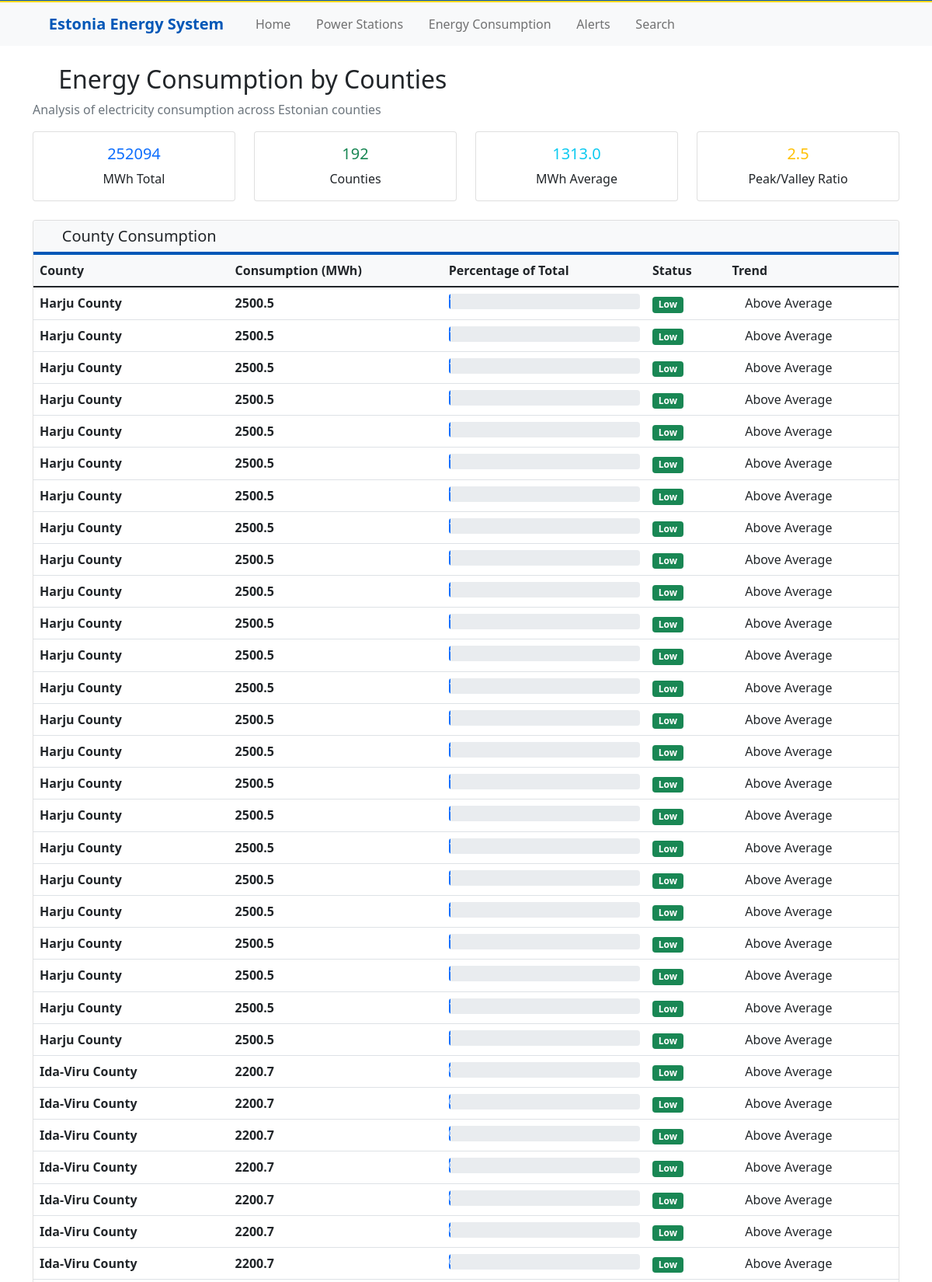
The app's page /consumption (upper part) with its own data.
### tables this page shows
CREATE TABLE energy_consumption (
                id INTEGER PRIMARY KEY AUTOINCREMENT,
                region TEXT NOT NULL,
                consumption_mwh REAL NOT NULL,
                timestamp TIMESTAMP DEFAULT CURRENT_TIMESTAMP
            );

### app/routes/main_routes.py (the view)
@router.get("/consumption", response_class=HTMLResponse)
async def consumption_page(request: Request):
    consumption = db.get_all_consumption()
    stats = db.get_system_statistics()
    return templates.TemplateResponse("consumption.html", {
        "request": request,
        "consumption": consumption,
        "stats": stats
    })

### templates/consumption.html (shortened to what this page needs)
{% extends "base.html" %}
{% block content %}
<div class="row">
    <div class="col-12">
        <h2><i class="fas fa-chart-line"></i> Energy Consumption by Counties</h2>
        <p class="text-muted">Analysis of electricity consumption across Estonian counties</p>
    </div>
</div>
{% if stats %}
<div class="row mb-4">
    <div class="col-md-3">
        <div class="card text-center">
            <div class="card-body">
                <h5 class="card-title text-primary">{{ "%.0f"|format(stats.total_consumption) }}</h5>
                <p class="card-text">MWh Total</p>
            </div>
        </div>
    </div>
    <div class="col-md-3">
        <div class="card text-center">
            <div class="card-body">
                <h5 class="card-title text-success">{{ consumption|length }}</h5>
                <p class="card-text">Counties</p>
            </div>
        </div>
    </div>
    <div class="col-md-3">
        <div class="card text-center">
            <div class="card-body">
                <h5 class="card-title text-info">{{ "%.1f"|format(stats.total_consumption / consumption|length) }}</h5>
                <p class="card-text">MWh Average</p>
            </div>
        </div>
    </div>
    <div class="col-md-3">
        <div class="card text-center">
            <div class="card-body">
                <h5 class="card-title text-warning">2.5</h5>
                <p class="card-text">Peak/Valley Ratio</p>
            </div>
        </div>
    </div>
</div>
{% endif %}
<div class="row">
    <div class="col-12">
        <div class="card">
            <div class="card-header">
                    <h5 class="mb-0">
                        <i class="fas fa-list"></i> County Consumption
                    </h5>
            </div>
            <div class="card-body p-0">
                <div class="table-responsive">
                    <table class="table table-hover mb-0">
                        <thead>
                            <tr>
                                <th>County</th>
                                <th>Consumption (MWh)</th>
                                <th>Percentage of Total</th>
                                <th>Status</th>
                                <th>Trend</th>
                            </tr>
                        </thead>
                        <tbody>
                            {% set total_consumption = consumption|sum(attribute='2') %}
                            {% for item in consumption %}
                            {% set percentage = (item[2] / total_consumption * 100) %}
                            <tr>
                                <td>
                                    <strong>{{ item[1] }}</strong>
                                </td>
                                <td>
                                    <span class="fw-bold">{{ "%.1f"|format(item[2]) }}</span>
                                </td>
                                <td>
                                    <div class="progress" style="height: 20px;">
                                        <div class="progress-bar" role="progressbar"
                                             style="width: {{ percentage }}%"
                                             aria-valuenow="{{ percentage }}"
                                             aria-valuemin="0"
                                             aria-valuemax="100">
                                        </div>
                                    </div>
                                </td>
                                <td>
                                    {% if percentage > 20 %}
                                        <span class="badge bg-danger">High</span>
                                    {% elif percentage > 10 %}
                                        <span class="badge bg-warning">Medium</span>
                                    {% else %}
                                        <span class="badge bg-success">Low</span>
                                    {% endif %}
                                </td>
                                <td>
                                    {% if item[2] > (total_consumption / consumption|length) %}
                                        <i class="fas fa-arrow-up text-danger"></i> Above Average
                                    {% else %}
                                        <i class="fas fa-arrow-down text-success"></i> Below Average
                                    {% endif %}
                                </td>
                            </tr>
                            {% endfor %}
                        </tbody>
                    </table>
                </div>
            </div>
        </div>
    </div>
</div>
{% endblock %}

### templates/base.html (style rules this page uses)
.card-header { background-color: #f8f9fa; border-bottom: 2px solid #0057b7; }
.table th { background-color: #f8f9fa; border-top: 2px solid #0057b7; }

### records on screen
energy_consumption: region "Harju County", consumption_mwh "2500.5", {{ percentage }} 0.9918934871809532 (drawn), shows "Above Average"
energy_consumption: region "Harju County", consumption_mwh "2500.5", {{ percentage }} 0.9918934871809532 (drawn), shows "Above Average"
energy_consumption: region "Harju County", consumption_mwh "2500.5", {{ percentage }} 0.9918934871809532 (drawn), shows "Above Average"
energy_consumption: region "Harju County", consumption_mwh "2500.5", {{ percentage }} 0.9918934871809532 (drawn), shows "Above Average"
energy_consumption: region "Harju County", consumption_mwh "2500.5", {{ percentage }} 0.9918934871809532 (drawn), shows "Above Average"
energy_consumption: region "Harju County", consumption_mwh "2500.5", {{ percentage }} 0.9918934871809532 (drawn), shows "Above Average"
energy_consumption: region "Harju County", consumption_mwh "2500.5", {{ percentage }} 0.9918934871809532 (drawn), shows "Above Average"
energy_consumption: region "Harju County", consumption_mwh "2500.5", {{ percentage }} 0.9918934871809532 (drawn), shows "Above Average"
energy_consumption: region "Harju County", consumption_mwh "2500.5", {{ percentage }} 0.9918934871809532 (drawn), shows "Above Average"
energy_consumption: region "Harju County", consumption_mwh "2500.5", {{ percentage }} 0.9918934871809532 (drawn), shows "Above Average"
energy_consumption: region "Harju County", consumption_mwh "2500.5", {{ percentage }} 0.9918934871809532 (drawn), shows "Above Average"
energy_consumption: region "Harju County", consumption_mwh "2500.5", {{ percentage }} 0.9918934871809532 (drawn), shows "Above Average"
energy_consumption: region "Harju County", consumption_mwh "2500.5", {{ percentage }} 0.9918934871809532 (drawn), shows "Above Average"
energy_consumption: region "Harju County", consumption_mwh "2500.5", {{ percentage }} 0.9918934871809532 (drawn), shows "Above Average"
energy_consumption: region "Harju County", consumption_mwh "2500.5", {{ percentage }} 0.9918934871809532 (drawn), shows "Above Average"
energy_consumption: region "Harju County", consumption_mwh "2500.5", {{ percentage }} 0.9918934871809532 (drawn), shows "Above Average"
energy_consumption: region "Harju County", consumption_mwh "2500.5", {{ percentage }} 0.9918934871809532 (drawn), shows "Above Average"
energy_consumption: region "Harju County", consumption_mwh "2500.5", {{ percentage }} 0.9918934871809532 (drawn), shows "Above Average"
energy_consumption: region "Harju County", consumption_mwh "2500.5", {{ percentage }} 0.9918934871809532 (drawn), shows "Above Average"
energy_consumption: region "Harju County", consumption_mwh "2500.5", {{ percentage }} 0.9918934871809532 (drawn), shows "Above Average"
energy_consumption: region "Harju County", consumption_mwh "2500.5", {{ percentage }} 0.9918934871809532 (drawn), shows "Above Average"
energy_consumption: region "Harju County", consumption_mwh "2500.5", {{ percentage }} 0.9918934871809532 (drawn), shows "Above Average"
energy_consumption: region "Harju County", consumption_mwh "2500.5", {{ percentage }} 0.9918934871809532 (drawn), shows "Above Average"
energy_consumption: region "Harju County", consumption_mwh "2500.5", {{ percentage }} 0.9918934871809532 (drawn), shows "Above Average"
energy_consumption: region "Ida-Viru County", consumption_mwh "2200.7", {{ percentage }} 0.8729694050146465 (drawn), shows "Above Average"
energy_consumption: region "Ida-Viru County", consumption_mwh "2200.7", {{ percentage }} 0.8729694050146465 (drawn), shows "Above Average"
energy_consumption: region "Ida-Viru County", consumption_mwh "2200.7", {{ percentage }} 0.8729694050146465 (drawn), shows "Above Average"
energy_consumption: region "Ida-Viru County", consumption_mwh "2200.7", {{ percentage }} 0.8729694050146465 (drawn), shows "Above Average"
energy_consumption: region "Ida-Viru County", consumption_mwh "2200.7", {{ percentage }} 0.8729694050146465 (drawn), shows "Above Average"
energy_consumption: region "Ida-Viru County", consumption_mwh "2200.7", {{ percentage }} 0.8729694050146465 (drawn), shows "Above Average"
energy_consumption: region "Ida-Viru County", consumption_mwh "2200.7", {{ percentage }} 0.8729694050146465 (drawn), shows "Above Average"

### other values on screen
{{ "%.0f"|format(stats.total_consumption) }} "252094"
{{ consumption|length }} "192"
{{ "%.1f"|format(stats.total_consumption / consumption|length) }} "1313.0"
